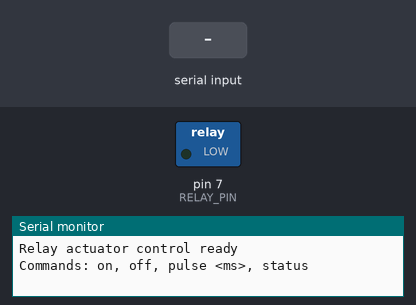
The sketch below on a simulated Arduino Uno, built with avr-gcc and run on an emulated ATmega328P. Parts: switched loads named in the sketch (green lamp = pin HIGH), the last lines printed to the serial monitor. The test bench sets the inputs (shaded band).

Above: at 1.2 s.
1.3 s: "on\n" received over Serial
At 2.5 s:
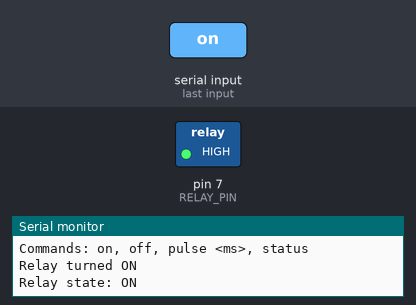
2.8 s: "off\n" received over Serial
At 3.9 s:
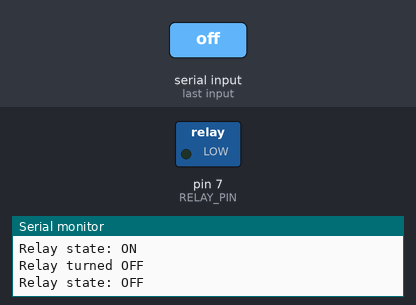
Timing chart, 0 to 5.8 s (numbered marks = the images above; inputs shaded):
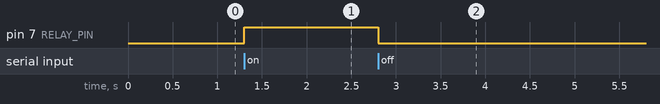

Measured:
- after the input at 1.3 s, pin 7 (RELAY_PIN): LOW → HIGH at once
- after the input at 2.8 s, pin 7 (RELAY_PIN): HIGH → LOW at once

The sketch:

relay_actuator_control.ino
```cpp
/*
  relay_actuator_control.ino

  Clean relay / actuator control example for Arduino-style microcontrollers.

  What it does:
  - configures a relay output pin
  - turns the relay on or off from serial commands
  - supports timed activation
  - reports status over serial

  Example use:
  - pump control
  - valve control
  - light / indicator control
  - other on/off actuators

  Commands over serial:
  - on
  - off
  - pulse <milliseconds>
  - status

  IMPORTANT:
  This example assumes an active-HIGH relay module.
  If your relay is active-LOW, invert the ON/OFF logic below.
*/

const int RELAY_PIN = 7;

// Change this if your relay is active-LOW instead of active-HIGH.
const int RELAY_ON = HIGH;
const int RELAY_OFF = LOW;

bool relayState = false;


void setRelay(bool on) {
  relayState = on;
  digitalWrite(RELAY_PIN, on ? RELAY_ON : RELAY_OFF);
}


void printStatus() {
  Serial.print("Relay state: ");
  Serial.println(relayState ? "ON" : "OFF");
}


void handlePulseCommand(long durationMs) {
  if (durationMs <= 0) {
    Serial.println("Invalid pulse duration");
    return;
  }

  Serial.print("Pulsing relay for ");
  Serial.print(durationMs);
  Serial.println(" ms");

  setRelay(true);
  delay(durationMs);
  setRelay(false);

  printStatus();
}


void handleCommand(String cmd) {
  cmd.trim();

  if (cmd == "on") {
    setRelay(true);
    Serial.println("Relay turned ON");
    printStatus();
  }
  else if (cmd == "off") {
    setRelay(false);
    Serial.println("Relay turned OFF");
    printStatus();
  }
  else if (cmd == "status") {
    printStatus();
  }
  else if (cmd.startsWith("pulse ")) {
    String value = cmd.substring(6);
    long durationMs = value.toInt();
    handlePulseCommand(durationMs);
  }
  else {
    Serial.println("Unknown command");
    Serial.println("Valid commands: on, off, pulse <ms>, status");
  }
}


void setup() {
  pinMode(RELAY_PIN, OUTPUT);
  setRelay(false);

  Serial.begin(115200);
  Serial.println("Relay actuator control ready");
  Serial.println("Commands: on, off, pulse <ms>, status");
}


void loop() {
  if (Serial.available()) {
    String cmd = Serial.readStringUntil('\n');
    handleCommand(cmd);
  }
}
```
